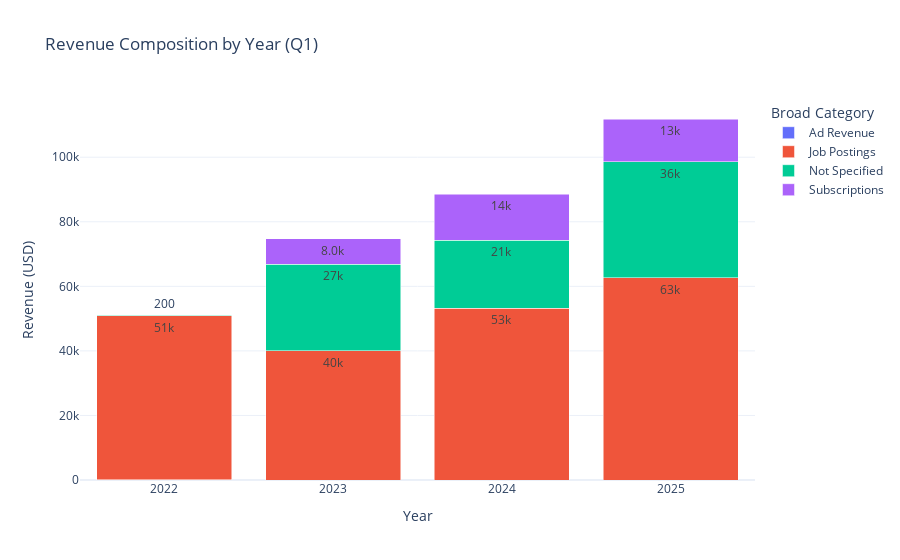

Notebook source saved alongside this figure:
### Code cell
fig = px.bar(rev_comp,
    x='year',
    y='Amount',
    color='Broad Category',
    title='Revenue Composition by Year (Q1)',
    text_auto='.2s')

fig.update_layout(
    barmode='stack',
    xaxis_title='Year',
    yaxis_title='Revenue (USD)',
    template='plotly_white',
    xaxis=dict(dtick=1, tickformat='.0f')
)

fig.show()

### Figure 1 — Plotly figure (JSON) as saved in the notebook; plotly's stock layout.template omitted (floating-point values rounded to 4 significant figures)
{"data": [{"hovertemplate": "Broad Category=Ad Revenue<br>year=%{x}<br>Amount=%{y}<extra></extra>", "legendgroup": "Ad Revenue", "marker": {"color": "#636efa", "pattern": {"shape": ""}}, "name": "Ad Revenue", "orientation": "v", "showlegend": true, "textposition": "auto", "texttemplate": "%{y:.2s}", "type": "bar", "x": [2022], "xaxis": "x", "y": [149.0], "yaxis": "y"}, {"hovertemplate": "Broad Category=Job Postings<br>year=%{x}<br>Amount=%{y}<extra></extra>", "legendgroup": "Job Postings", "marker": {"color": "#EF553B", "pattern": {"shape": ""}}, "name": "Job Postings", "orientation": "v", "showlegend": true, "textposition": "auto", "texttemplate": "%{y:.2s}", "type": "bar", "x": [2022, 2023, 2024, 2025], "xaxis": "x", "y": [50700.0, 40010.0, 53220.0, 62660.0], "yaxis": "y"}, {"hovertemplate": "Broad Category=Not Specified<br>year=%{x}<br>Amount=%{y}<extra></extra>", "legendgroup": "Not Specified", "marker": {"color": "#00cc96", "pattern": {"shape": ""}}, "name": "Not Specified", "orientation": "v", "showlegend": true, "textposition": "auto", "texttemplate": "%{y:.2s}", "type": "bar", "x": [2022, 2023, 2024, 2025], "xaxis": "x", "y": [198.0, 26800.0, 21110.0, 35980.0], "yaxis": "y"}, {"hovertemplate": "Broad Category=Subscriptions<br>year=%{x}<br>Amount=%{y}<extra></extra>", "legendgroup": "Subscriptions", "marker": {"color": "#ab63fa", "pattern": {"shape": ""}}, "name": "Subscriptions", "orientation": "v", "showlegend": true, "textposition": "auto", "texttemplate": "%{y:.2s}", "type": "bar", "x": [2023, 2024, 2025], "xaxis": "x", "y": [7997.0, 14170.0, 13190.0], "yaxis": "y"}], "layout": {"barmode": "stack", "legend": {"title": {"text": "Broad Category"}, "tracegroupgap": 0}, "title": {"text": "Revenue Composition by Year (Q1)"}, "xaxis": {"anchor": "y", "domain": [0, 1], "dtick": 1, "tickformat": ".0f", "title": {"text": "Year"}}, "yaxis": {"anchor": "x", "domain": [0, 1], "title": {"text": "Revenue (USD)"}}}}
